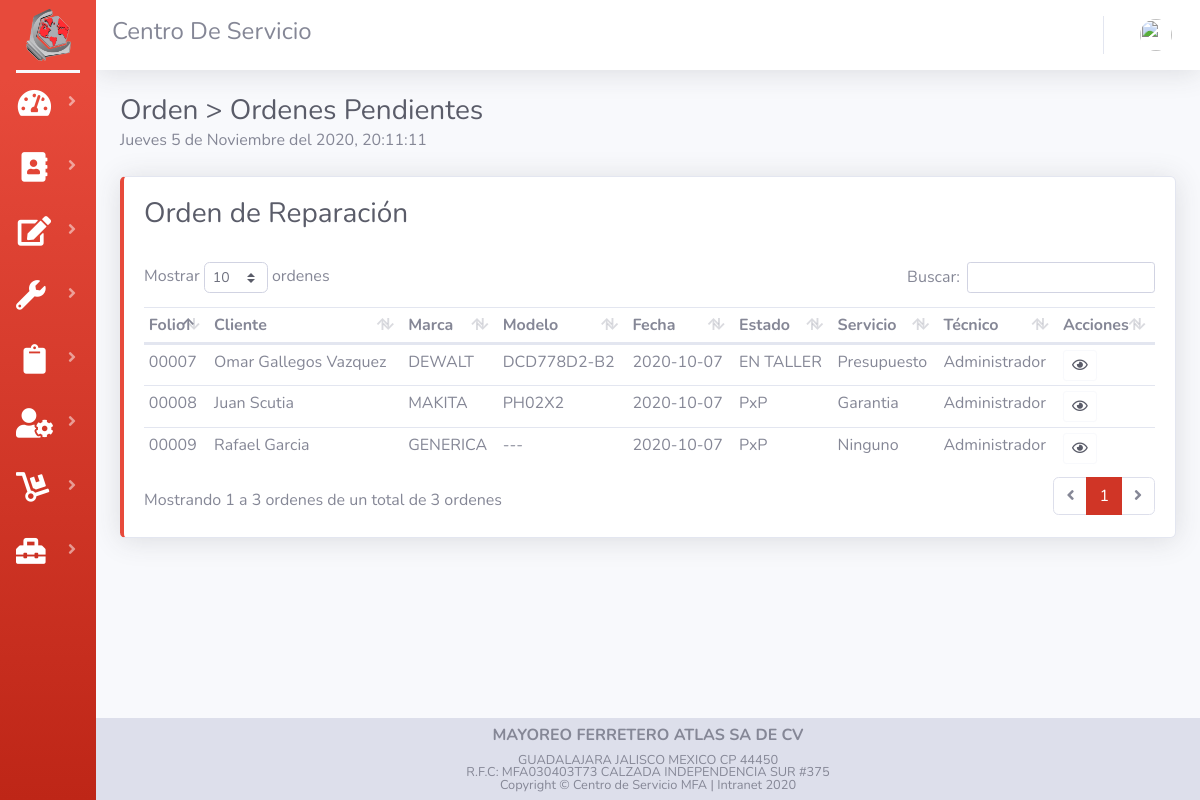
Before: /listaPendiente.php with the older database file.
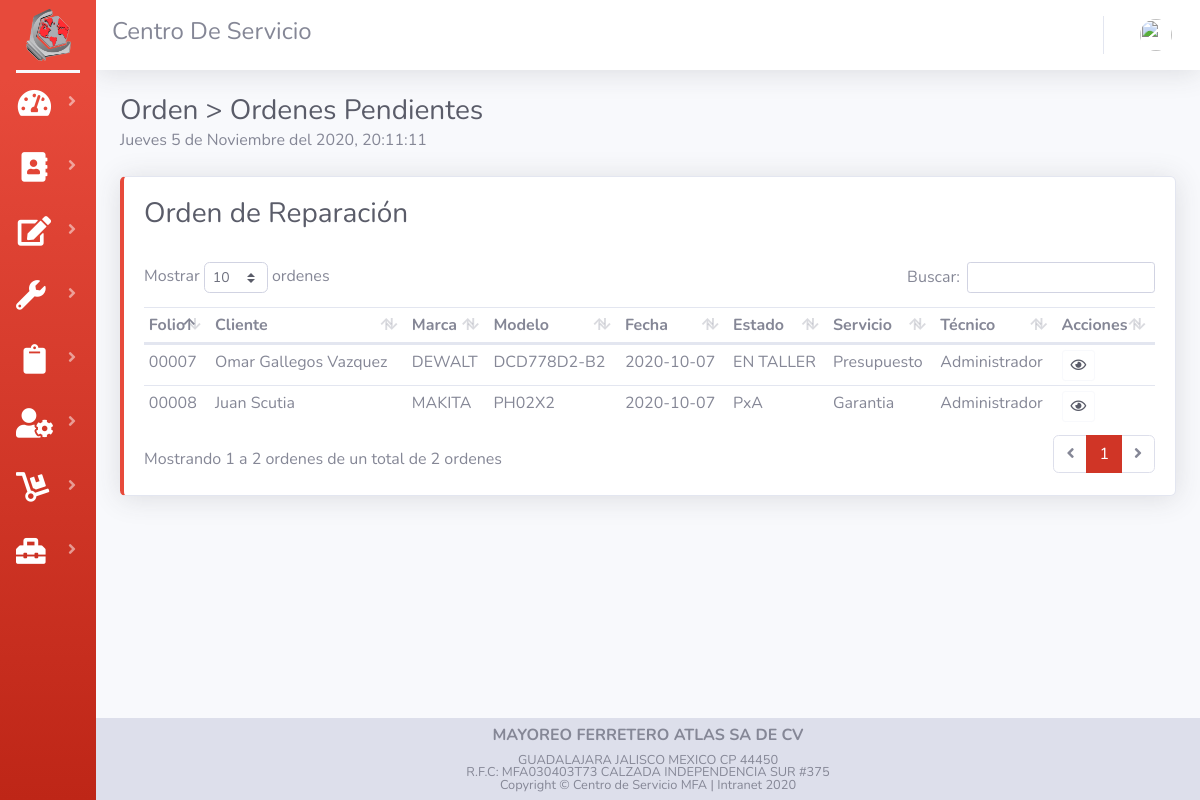
After: the same page with the newer database file.
### tables this page shows
CREATE TABLE `tab_cliente`  (
  `id_cliente` int(11) NOT NULL AUTO_INCREMENT,
  `nom_cliente` varchar(50) NOT NULL,
  `dir_cliente` varchar(70) NOT NULL,
  `mun_cliente` varchar(25) NOT NULL,
  `cp_cliente` int(11) NOT NULL,
  `tel_cliente` varchar(20) NOT NULL,
  `rfc_cliente` varchar(15) NOT NULL,
  `mail_cliente` varchar(50) NOT NULL,
  PRIMARY KEY (`id_cliente`) USING BTREE
);

CREATE TABLE `tab_orden`  (
  `id_orden` int(11) NOT NULL AUTO_INCREMENT,
  `id_cliente` int(11) NOT NULL,
  `code_user` int(11) NOT NULL,
  `fech_entrada` date NOT NULL,
  `fech_salida` date NOT NULL,
  `status_orden` varchar(30) NOT NULL,
  `img` varchar(30) NOT NULL DEFAULT 'CSA.webp',
  `desc_herramienta` varchar(50) NOT NULL,
  `marca_herramienta` varchar(50) NOT NULL,
  `mod_herramienta` varchar(20) NOT NULL,
  `tipo_herramienta` varchar(20) NOT NULL,
  `tipo_servicio` varchar(25) NOT NULL,
  `detalle_servicio` varchar(100) NOT NULL,
  `tec_taller` varchar(30) NOT NULL,
  `pago_orden` varchar(15) NOT NULL,
  `iva_orden` varchar(15) NOT NULL,
  PRIMARY KEY (`id_orden`) USING BTREE,
  INDEX `code_user`(`code_user`) USING BTREE,
  INDEX `id_cliente`(`id_cliente`) USING BTREE
);

### listaPendiente.php (the view, shortened to what the changed rows need)
<?php session_start(); include("assets/controler/conexion.php");?>
<!DOCTYPE html>
<html lang="en">
<head>
    <?php  include("assets/common/header.php");?>
</head>
<body id="page-top">
    <div id="wrapper">
        <div id="content-wrapper" class="d-flex flex-column">
            <div id="content">
                <div class="container-fluid">
                    <div class="d-sm-flex align-items-center justify-content-between mb-4">
                        <div>
                            <h1 class='h3 mb-0 text-gray-800'>Orden > Ordenes Pendientes</h1>
                        </div>
                    </div>
                    <div class="row">
                        <div class="col">
                            <div class="card border-left-danger shadow ">
                                <div class="card-body">
                                    <h1 class='h3 text-gray-800'>Orden de Reparación</h1>
                                    <br>
                                    <div class="table-responsive">
                                        <table class="table table-hover table-sm" id="dataTableOrden" width="100%"
                                            cellspacing="0">
                                            <thead>
                                                <tr>
                                                    <th>Folio</th>
                                                    <th>Cliente</th>
                                                    <th>Marca</th>
                                                    <th>Modelo</th>
                                                    <th>Fecha</th>
                                                    <th>Estado </th>
                                                    <th>Servicio</th>
                                                    <th>Técnico</th>
                                                    <th>Acciones</th>
                                                </tr>
                                            </thead>
                                            <tbody>
                                                <?php
                                        $queryOrden = "SELECT id_orden, id_cliente, marca_herramienta, mod_herramienta, fech_entrada, status_orden, tipo_servicio, tec_taller  FROM tab_orden WHERE status_orden = 'PxP' OR status_orden = 'PxA' OR status_orden = 'EN TALLER' OR status_orden = 'AUTORIZADO PxP' ";
                                        $rsOrden = mysqli_query($con, $queryOrden) or die ("Error de consulta");
                                          while ($Orden = mysqli_fetch_array($rsOrden)) {
                                            $folio=$Orden['id_orden'];
                                            if(strlen($folio)==1){
                                                $folio="0000".$folio;
                                            }else if(strlen($folio)==2){
                                                $folio="000".$folio;
                                            }else if(strlen($folio)==3){
                                                $folio="00".$folio;
                                            }else if(strlen($folio)==4){
                                                $folio="0".$folio;
                                            }
                                            $queryCliente = "SELECT nom_cliente FROM tab_cliente WHERE id_cliente = $Orden[id_cliente]";
                                            $rsCliente = mysqli_query($con, $queryCliente) or die ("Error de consulta");
                                              while ($Cliente = mysqli_fetch_array($rsCliente)) {
                                            echo "
                                                <tr>
                                                    <td>".$folio."</td>
                                                    <td>".$Cliente['nom_cliente']."</td>
                                                    <td>".$Orden['marca_herramienta']."</td>
                                                    <td>".$Orden['mod_herramienta']."</td>
                                                    <td>".$Orden['fech_entrada']."</td>
                                                    <td>".$Orden['status_orden']."</td>
                                                    <td>".$Orden['tipo_servicio']."</td>
                                                    <td>".$Orden['tec_taller']."</td>
                                                    <td>
                                                        <button type='button' class='btn btn-outline-light text-dark btn-sm BtnOrden' data-toggle='modal' data-target='#modalOrden'value=".$Orden['id_orden'].">
                                                        <i class='far fa-eye'></i></button>
                                                    </td>
                                                </tr>
                                            ";
}
                                           }
                                             ?>
                                            </tbody>
                                        </table>
                                    </div>
                                </div>
                            </div>
                            <br>
                        </div>
                    </div>
                </div>
            </div>
        </div>
    </div>
</body>
</html>

Changed rows visible on the page:
no longer on this page (row edited): tab_orden: marca_herramienta "GENERICA", mod_herramienta "---", fech_entrada "2020-10-07", status_orden "PxP", tipo_servicio "Ninguno", tec_taller "Administrador"
no longer on this page (row edited): tab_cliente: folio "00009", nom_cliente "Rafael Garcia", $Orden['id_orden'] 9 (drawn)
changed tab_orden "MAKITA": status_orden "PxP" → "PxA"
Other visible differences:
text written by a page script: "Mostrar ordenes Buscar: Mostrando 1 a 3 ordenes de un total de 3 ordenes 1" → "Mostrar ordenes Buscar: Mostrando 1 a 2 ordenes de un total de 2 ordenes 1"
